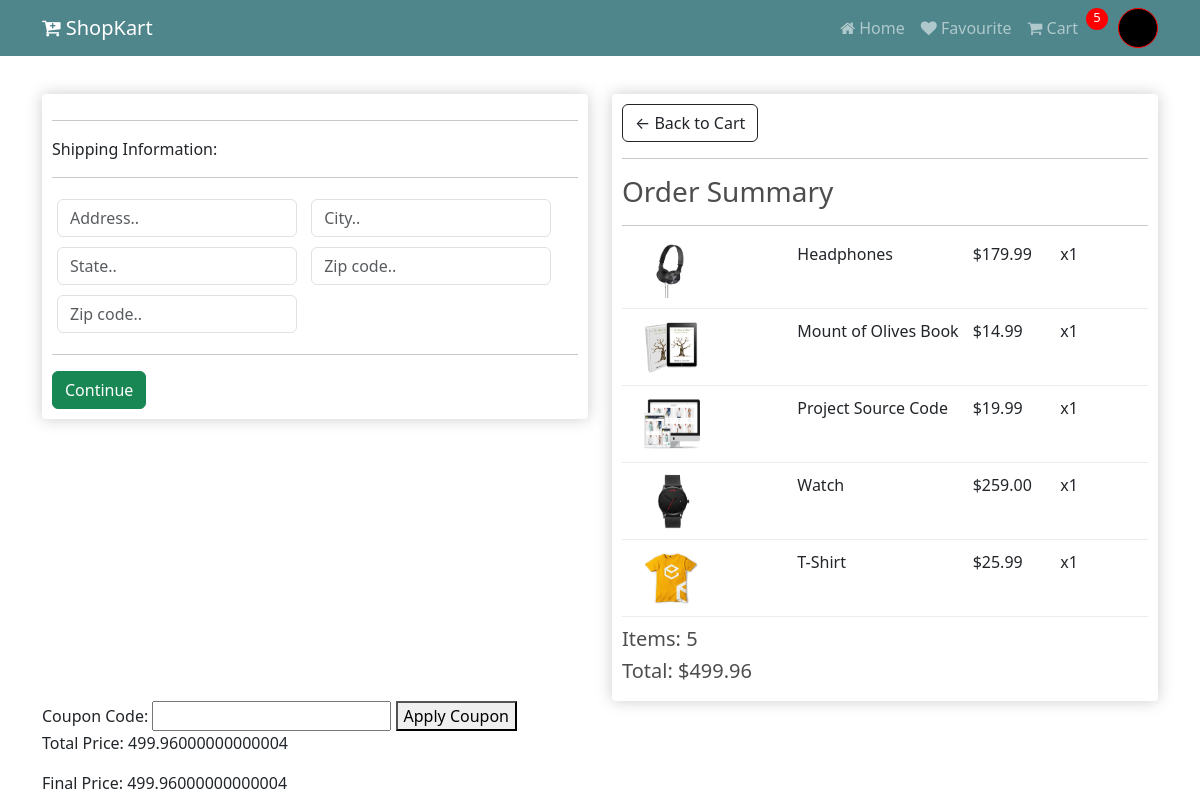
The page /checkout/ (signed in) on the database its author committed.
### store/models.py (models this page shows, shortened)
class OrderItem(models.Model):
	product = models.ForeignKey(Product, on_delete=models.SET_NULL, null=True)
	order = models.ForeignKey(Order, on_delete=models.SET_NULL, null=True)
	quantity = models.IntegerField(default=0, null=True, blank=True)
	date_added = models.DateTimeField(auto_now_add=True)
	@property
	def get_total(self):
		total = self.product.price * self.quantity
		return total

class Product(models.Model):
	name = models.CharField(max_length=200)
	price = models.FloatField()
	digital = models.BooleanField(default=False,null=True, blank=True)
	image = models.ImageField(null=True, blank=True)
	@property
	def imageURL(self):
		try:
			url = self.image.url   #.URL returns the publicly accessible URL of the file
		except:
			url = ''
		return url

class Order(models.Model):
	customer = models.ForeignKey(Customer, on_delete=models.SET_NULL, null=True, blank=True)   #Foreign key Customer can order many time many to one relationship
	date_ordered = models.DateTimeField(auto_now_add=True)
	complete = models.BooleanField(default=False)
	transaction_id = models.CharField(max_length=100, null=True)
	@property
	def shipping(self):
		shipping = False
		orderitems = self.orderitem_set.all()  # you can access all related OrderItem objects using the orderitem_set attribute
		for i in orderitems:
			if i.product.digital == False: #order item class foreign key with order item orderitem hav product product.digital
				shipping = True
		return shipping
	@property
	def get_cart_total(self):
		orderitems = self.orderitem_set.all()
		total = sum([item.get_total for item in orderitems])
		return total
	@property
	def get_cart_items(self):
		orderitems = self.orderitem_set.all()
		total = sum([item.quantity for item in orderitems])
		return total

### store/views.py (the view, shortened to what this page needs)
# urls.py: path('checkout/',views.checkout, name="checkout"),
def checkout(request):
    data = cartData(request)
    cartItems = data['cartItems']
    order = data['order']
    items = data['items']
    total_price = sum(item.product.price * item.quantity for item in items)  # Example calculation, adjust as per your data model
    final_price = total_price
    context = {
        'items': items,
        'order': order,
        'cartItems': cartItems,
        'total_price': total_price,
        'final_price': final_price
    }
    return render(request, 'store/checkout.html', context)

### store/utils.py (called while the page is built)
def cartData(request):
	if request.user.is_authenticated:
		customer = request.user.customer
		order, created = Order.objects.get_or_create(customer=customer, complete=False)
		items = order.orderitem_set.all()
		cartItems = order.get_cart_items
	else:
		cookieData = cookieCart(request)
		cartItems = cookieData['cartItems']
		order = cookieData['order']
		items = cookieData['items']
	return {'cartItems':cartItems ,'order':order, 'items':items}

### store/templates/store/checkout.html (shortened to what this page needs)
{% extends 'store/main.html' %}
{% load static %}
{% block content %}
     <div class="row">
		<div class="col-lg-6">
			<div class="box-element" id="form-wrapper">
				<form id="form">
					<div id="shipping-info">
						<hr>
						<p>Shipping Information:</p>
						<hr>
						<div class="form-field">
							<input class="form-control" type="text" name="address" placeholder="Address..">
						</div>
						<div class="form-field">
							<input class="form-control" type="text" name="city" placeholder="City..">
						</div>
						<div class="form-field">
							<input class="form-control" type="text" name="state" placeholder="State..">
						</div>
						<div class="form-field">
							<input class="form-control" type="text" name="zipcode" placeholder="Zip code..">
						</div>
						<div class="form-field">
							<input class="form-control" type="text" name="country" placeholder="Zip code..">
						</div>
					</div>
					<hr>
					<input id="form-button" class="btn btn-success btn-block" type="submit" value="Continue">
				</form>
			</div>
			<br>
		</div>
		<div class="col-lg-6">
			<div class="box-element">
				<a  class="btn btn-outline-dark" href="{% url 'cart' %}">&#x2190; Back to Cart</a>
				<hr>
				<h3>Order Summary</h3>
				<hr>
				{% for item in items %}
				<div class="cart-row">
					<div style="flex:2"><img class="row-image" src="{{item.product.imageURL}}"></div>
					<div style="flex:2"><p>{{item.product.name}}</p></div>
					<div style="flex:1"><p>${{item.product.price|floatformat:2}}</p></div>
					<div style="flex:1"><p>x{{item.quantity}}</p></div>
				</div>
				{% endfor %}
				<h5> Items:   {{order.get_cart_items}} </h5>
				<h5> Total:   ${{order.get_cart_total|floatformat:2}} </h5>
			</div>
		</div>
	</div>
	<form method="POST">
		<label for="coupon_code">Coupon Code:</label>
		<input type="text" name="coupon_code" required>
		<button type="submit">Apply Coupon</button>
	</form>
	<p>Total Price: {{ total_price }}</p>
	<p>Final Price: {{ final_price }}</p>
{% endblock content %}

### static/css/main.css (style rules this page uses)
h1,h2,h3,h4,h5,h6 { color:hsl(0, 0%, 30%); }
.box-element { box-shadow:hsl(0, 0%, 80%) 0 0 16px; background-color: #fff; border-radius: 4px; padding: 10px; }
.col-lg-4, .col-lg-6, .col-lg-8, .col-lg-12 { margin-top: 10px; }
.row-image { width: 100px; }
.form-field { width:250px; display: inline-block; padding: 5px; }
.cart-row { display: flex; align-items: flex-stretch; padding-bottom: 10px; margin-bottom: 10px; border-bottom: 1px solid #ececec; }

### rows shown on the page
OrderItem: product.imageURL (picture), product.name "Headphones", product.price "179.99", quantity "1"
OrderItem: product.imageURL (picture), product.name "Mount of Olives Book", product.price "14.99", quantity "1"
OrderItem: product.imageURL (picture), product.name "Project Source Code", product.price "19.99", quantity "1"
OrderItem: product.imageURL (picture), product.name "Watch", product.price "259.00", quantity "1"
OrderItem: product.imageURL (picture), product.name "T-Shirt", product.price "25.99", quantity "1"
Order: get_cart_items "5", get_cart_total "499.96"

### other values the page prints
{{ cartItems }} "5"
{{ total_price }} "499.96000000000004"
{{ final_price }} "499.96000000000004"
